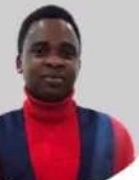
#> input picture spot-dave.jpeg, 139 x 180 px
$ python spot-dave.py
#> lines starting #> are read from the running program, lines starting #| are printed output that depends on the picture; after the words box and inside, x2 and y2 are one past the last pixel; in counts of white or black regions, pixels touching at a corner belong together
import cv2
import numpy as np
import matplotlib.pyplot as plt
import os

def find_template_in_image(sample_image_path, field_image_path):
    # Read the sample and field images
#> called with sample_image_path = 'spot-dave.jpeg', field_image_path = 'sample.jpeg'
    sample_img = cv2.imread(sample_image_path)
#> sample_img is the input picture: shape (180, 139, 3); mean B, G, R 121.4, 110.4, 146.7
    field_img = cv2.imread(field_image_path)
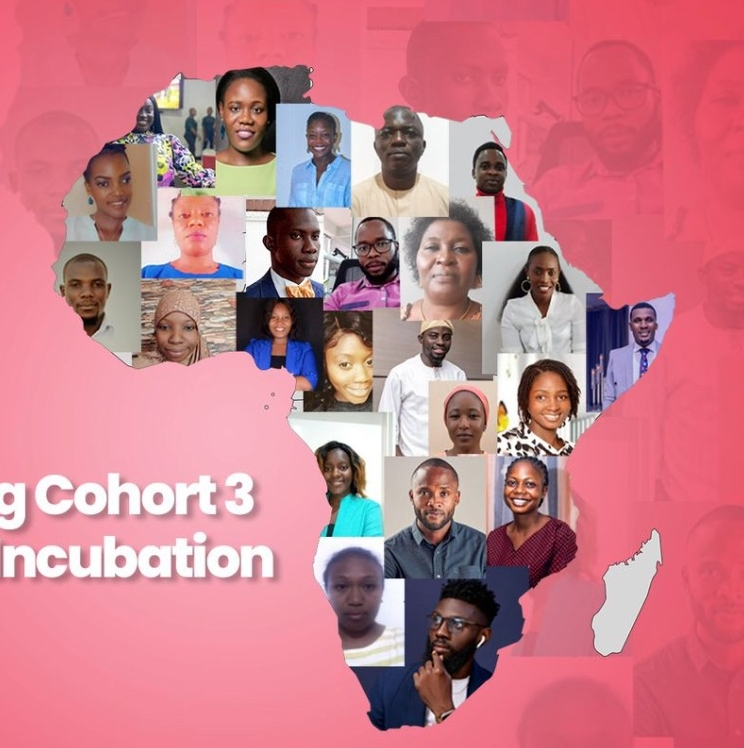
#> input picture sample.jpeg, 744 x 748 px
#> field_img is the input picture: shape (748, 744, 3); mean B, G, R 138, 125.9, 200

    # Convert images to RGB color space for advanced color processing
    sample_img_rgb = cv2.cvtColor(sample_img, cv2.COLOR_BGR2RGB)
    field_img_rgb = cv2.cvtColor(field_img, cv2.COLOR_BGR2RGB)

    # Define the range of scales to use for smooth variation
    min_scale = 0.2
    max_scale = 2.0
    num_scales = 100  # Adjust the number of scales as needed

    # Generate a smooth and continuous scale variation
    scales = np.linspace(min_scale, max_scale, num_scales)

    best_match_val = 0
    best_match_coords = None
    best_match_scale = 1.0

    for scale in scales:
        # Resize the sample image to the current scale
        resized_sample_img = cv2.resize(sample_img_rgb, None, fx=scale, fy=scale)

        # Apply color-based template matching using normalized cross-correlation
        result = cv2.matchTemplate(field_img_rgb, resized_sample_img, cv2.TM_CCOEFF_NORMED)
        min_val, max_val, min_loc, max_loc = cv2.minMaxLoc(result)

        # Keep track of the best match across all scales
        if max_val > best_match_val:
            best_match_val = max_val
            best_match_coords = max_loc
            best_match_scale = scale
#> this loop made 100 passes
#> (min_val, max_val, min_loc, best_match_val, best_match_coords) on pass 1: (-0.679, 0.7, (406, 341), 0.7, (9, 554))
#> (min_val, max_val, min_loc, max_loc) on passes 2 to 7: (-0.684, 0.689, (405, 340), (543, 498)), (-0.678, 0.669, (403, 338), (543, 497)), (-0.686, 0.665, (402, 337), (543, 497)), (-0.683, 0.652, (400, 334), (542, 496)), (-0.681, 0.633, (398, 332), (307, 358)), (-0.668, 0.628, (397, 331), (305, 355))
#> pass 1, in find_template_in_image, `resized_sample_img = cv2.resize(sample_img_rgb, None, fx=scale, fy=sca..`:
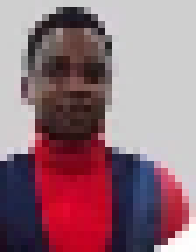
#> resized_sample_img: shape (36, 28, 3) (shown 7 times larger); mean R, G, B 147.1, 111.1, 122
#> pass 1, in find_template_in_image, `result = cv2.matchTemplate(field_img_rgb, resized_sample_img, cv2.TM_C..`:
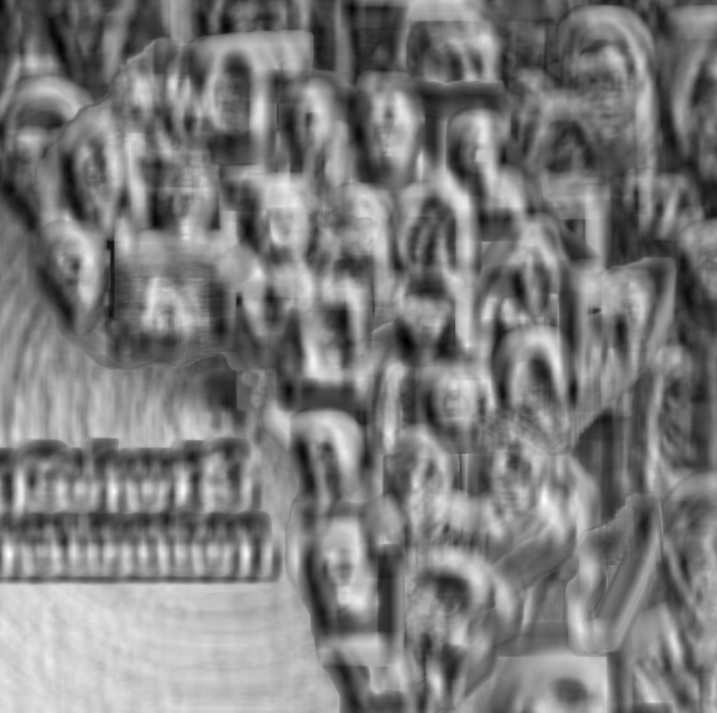
#> result: shape (713, 717) float32; min -0.679, max 0.7, mean -0.00295; drawn with min black and max white
#> pass 2, in find_template_in_image, `resized_sample_img = cv2.resize(sample_img_rgb, None, fx=scale, fy=sca..`:
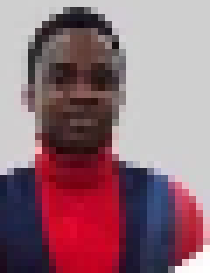
#> resized_sample_img: shape (39, 30, 3) (shown 7 times larger); mean R, G, B 146, 109.5, 120.5
#> after the loop:
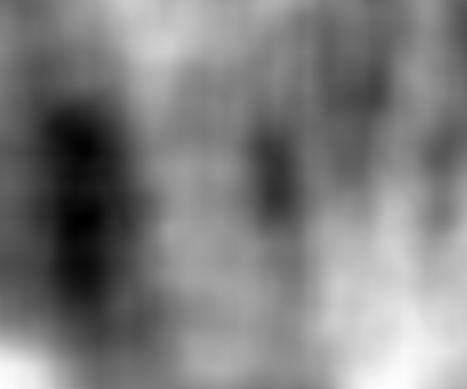
#> result: shape (389, 467) float32; min -0.363, max 0.264, mean -0.0508; drawn with min black and max white
#> after the loop, best_match_scale = 0.2; best_match_val = 0.7

    # Threshold for matching
    threshold = 0.5

    if best_match_val >= threshold:
        print("Sample image found in the field image!")

        # Calculate the coordinates of the rectangle overlay at the detected location
        x, y = best_match_coords
#> x = 9; y = 554
        w = int(sample_img.shape[1] * best_match_scale)
#> w = 27
        h = int(sample_img.shape[0] * best_match_scale)
#> h = 36

        # Create a copy of the field image to draw the rectangle overlay
        field_img_with_overlay = field_img.copy()

        # Draw a bounding rectangle overlay on the copy of the field image
        cv2.rectangle(field_img_with_overlay, (x, y), (x + w, y + h), (0, 255, 0), 2)
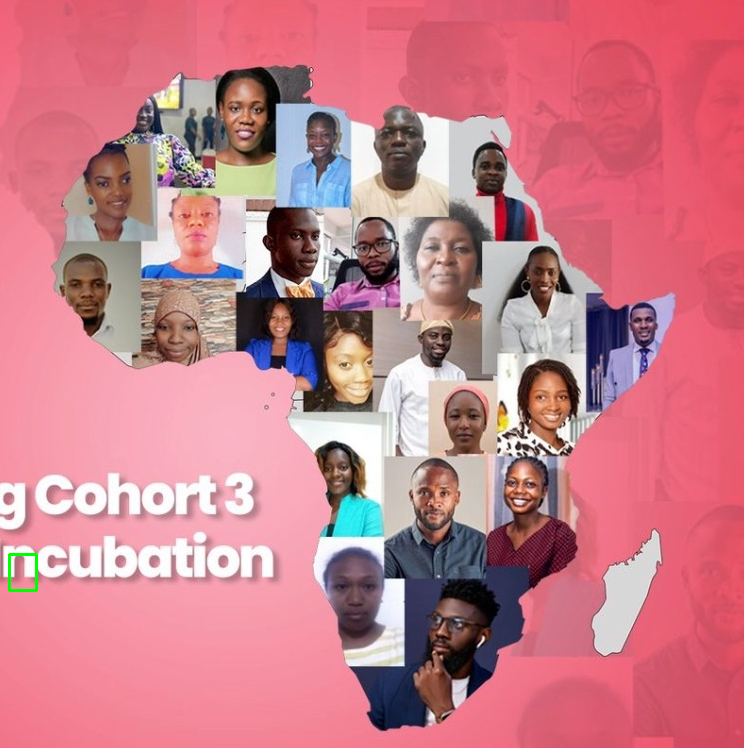
#> field_img_with_overlay: shape (748, 744, 3); 0.07% of pixels changed, all inside (x1, y1, x2, y2) = (8, 553, 38, 592)

        # Display the result
        plt.subplot(121), plt.imshow(result, cmap='gray')
        plt.title('Matching Result'), plt.xticks([]), plt.yticks([])
        plt.subplot(122), plt.imshow(field_img_with_overlay)
        plt.title('Field Image with Rectangle Overlay'), plt.xticks([]), plt.yticks([])
        plt.show()
#> figure, not shown here; B, G, R data is drawn as R, G, B

        # Return the field image with the rectangle overlay
        return field_img_with_overlay
    else:
        print("Sample image not found in the field image.")
        return None

if __name__ == "__main__":
    sample_image_path = "spot-dave.jpeg"
    field_image_path = "sample.jpeg"

    result_image = find_template_in_image(sample_image_path, field_image_path)
    if result_image is not None:
        # Save the resulting image in the same folder as the Python code
        output_file_path = os.path.join(os.path.dirname(__file__), "output_image.jpeg")
        cv2.imwrite(output_file_path, cv2.cvtColor(result_image, cv2.COLOR_RGB2BGR))
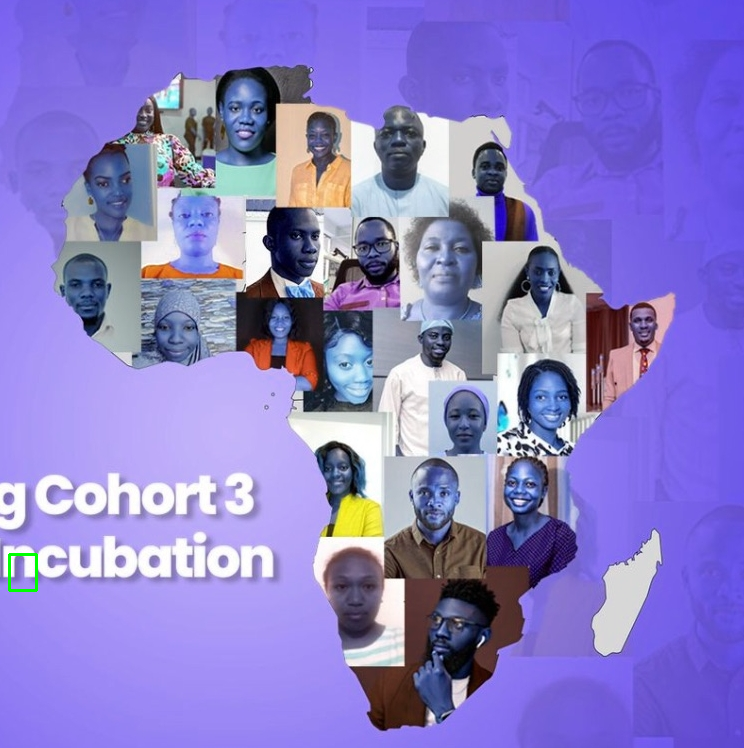
#> saved as output_image.jpeg: shape (748, 744, 3); mean B, G, R 199.9, 125.9, 137.9
